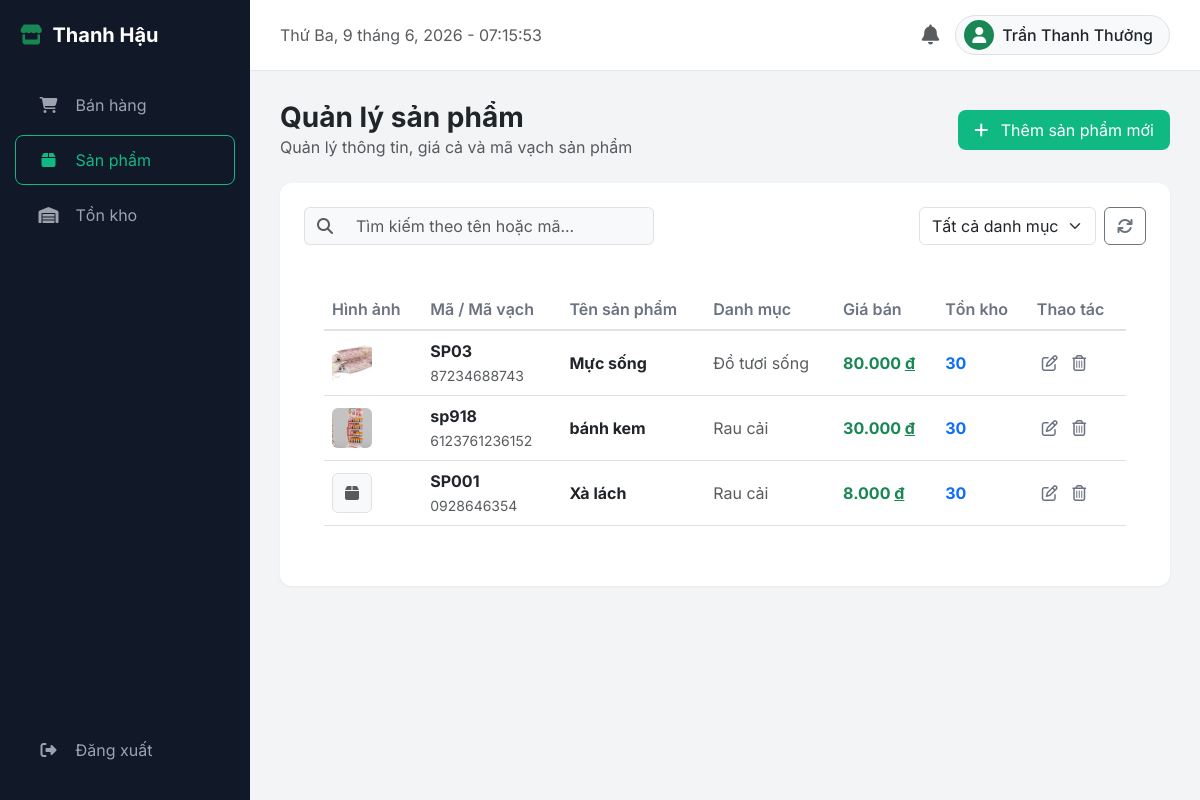
Screenshot of /products.php (signed in) with the database file from the repository.
### tables this page shows
CREATE TABLE `san_pham` (
  `id` int(11) NOT NULL,
  `id_danh_muc` int(11) NOT NULL,
  `ma_vach` varchar(50) NOT NULL,
  `ma_sku` varchar(20) NOT NULL,
  `ten_san_pham` varchar(255) NOT NULL,
  `don_vi_tinh` varchar(20) NOT NULL,
  `gia_nhap` decimal(15,2) NOT NULL,
  `gia_ban` decimal(15,2) NOT NULL,
  `ton_toi_thieu` int(11) DEFAULT 5,
  `han_su_dung` date DEFAULT NULL,
  `hinh_anh` varchar(255) DEFAULT NULL
);

CREATE TABLE `danh_muc` (
  `id` int(11) NOT NULL,
  `ma_danh_muc` varchar(20) NOT NULL,
  `ten_danh_muc` varchar(100) NOT NULL,
  `trang_thai` tinyint(4) DEFAULT 1
);

### products.php (the view, shortened to what this page needs)
<?php
include 'connect.php';
$search = $_GET['search'] ?? '';
$where_arr = [];
$where = count($where_arr) > 0 ? "WHERE " . implode(" AND ", $where_arr) : "";
$sql_select = "SELECT sp.*, dm.ten_danh_muc,
               IFNULL((SELECT SUM(so_luong) FROM ton_kho tk WHERE tk.id_san_pham = sp.id), 0) as ton_kho
               FROM san_pham sp
               LEFT JOIN danh_muc dm ON sp.id_danh_muc = dm.id
               $where ORDER BY sp.id DESC";
$result = $conn->query($sql_select);
include 'includes/header.php';
?>
<div class="d-flex justify-content-between align-items-center mb-4">
    <div>
        <h3 class="fw-bold mb-0">Quản lý sản phẩm</h3>
        <p class="text-muted mb-0">Quản lý thông tin, giá cả và mã vạch sản phẩm</p>
    </div>
    <div>
        <button class="btn btn-custom" data-bs-toggle="modal" data-bs-target="#productModal" onclick="resetForm()">
            <i class="fas fa-plus me-2"></i> Thêm sản phẩm mới
        </button>
    </div>
</div>
<div class="card p-4">
    <div class="d-flex justify-content-between align-items-center mb-4">
        <form action="" method="GET" class="d-flex gap-2 w-100 justify-content-between">
            <div class="input-group" style="width: 350px;">
                <button type="submit" class="input-group-text bg-light border-end-0"><i class="fas fa-search text-muted"></i></button>
                <input type="text" name="search" class="form-control border-start-0 bg-light" value="<?= htmlspecialchars($search) ?>" placeholder="Tìm kiếm theo tên hoặc mã...">
            </div>
            <div class="d-flex gap-2">
                <select name="category" class="form-select w-auto" onchange="this.form.submit()">
                    <option value="">Tất cả danh mục</option>
                </select>
                <a href="products.php" class="btn btn-outline-secondary"><i class="fas fa-sync"></i></a>
            </div>
        </form>
    </div>
    <div class="table-responsive">
        <table class="table table-hover">
            <thead>
                <tr>
                    <th>Hình ảnh</th>
                    <th>Mã / Mã vạch</th>
                    <th>Tên sản phẩm</th>
                    <th>Danh mục</th>
                    <th>Giá bán</th>
                    <th>Tồn kho</th>
                    <th>Thao tác</th>
                </tr>
            </thead>
            <tbody>
                <?php while ($row = $result->fetch_assoc()): ?>
                <tr>
                    <td>
                        <?php if ($row['hinh_anh'] && file_exists($row['hinh_anh'])): ?>
                            <img src="<?= $row['hinh_anh'] ?>" alt="<?= $row['ten_san_pham'] ?>" class="rounded" style="width: 40px; height: 40px; object-fit: cover;">
                        <?php else: ?>
                            <div class="bg-light rounded d-flex align-items-center justify-content-center text-muted border" style="width: 40px; height: 40px;">
                                <i class="fas fa-box"></i>
                            </div>
                        <?php endif; ?>
                    </td>
                    <td>
                        <div class="fw-bold"><?= $row['ma_sku'] ?></div>
                        <small class="text-muted"><?= $row['ma_vach'] ?></small>
                    </td>
                    <td class="fw-bold"><?= $row['ten_san_pham'] ?></td>
                    <td><span class="text-muted"><?= $row['ten_danh_muc'] ?? 'Không xác định' ?></span></td>
                    <td class="fw-bold text-success"><?= number_format($row['gia_ban'], 0, ',', '.') ?> <span class="text-decoration-underline">đ</span></td>
                    <td>
                        <?php if ($row['ton_kho'] > 0): ?>
                            <span class="fw-bold text-primary"><?= $row['ton_kho'] ?></span>
                        <?php else: ?>
                            <span class="fw-bold text-danger">0</span>
                        <?php endif; ?>
                    </td>
                    <td>
                        <button class="action-btn" onclick="editProduct(<?= $row['id'] ?>, <?= $row['id_danh_muc'] ?>, '<?= htmlspecialchars($row['ma_vach'], ENT_QUOTES) ?>', '<?= htmlspecialchars($row['ma_sku'], ENT_QUOTES) ?>', '<?= htmlspecialchars($row['ten_san_pham'], ENT_QUOTES) ?>', '<?= htmlspecialchars($row['don_vi_tinh'], ENT_QUOTES) ?>', <?= $row['gia_nhap'] ?>, <?= $row['gia_ban'] ?>, <?= $row['ton_kho'] ?>, '<?= htmlspecialchars($row['hinh_anh'] ?? '', ENT_QUOTES) ?>')">
                            <i class="far fa-edit"></i>
                        </button>
                        <a href="products.php?delete=<?= $row['id'] ?>" class="action-btn text-decoration-none" onclick="return confirm('Bạn có chắc muốn xóa sản phẩm này?');">
                            <i class="far fa-trash-alt"></i>
                        </a>
                    </td>
                </tr>
                <?php endwhile; ?>
            </tbody>
        </table>
    </div>
</div>
<?php include 'includes/footer.php'; ?>

### assets/css/style.css (style rules this page uses)
body { background-color: #f3f4f6; font-family: 'Inter', -apple-system, BlinkMacSystemFont, 'Segoe UI', Roboto, 'Helvetica Neue', Arial, sans-serif; }
.card { border: none; border-radius: 12px; box-shadow: 0 1px 3px rgba(0,0,0,0.05); }
.btn-custom { background-color: #10b981; color: white; border: none; border-radius: 8px; padding: 8px 16px; }
.table-responsive { background: white; border-radius: 12px; padding: 20px; }
.table th { font-weight: 600; color: #6b7280; border-bottom-width: 2px; }
.table td { vertical-align: middle; }
.action-btn { background: transparent; border: none; color: #6b7280; padding: 5px; transition: 0.2s; }

### rows the page displays
san_pham: hinh_anh (picture), ma_sku "SP03", ma_vach "87234688743", ten_san_pham "Mực sống", id_danh_muc.ten_danh_muc "Đồ tươi sống", gia_ban "80.000", ton_kho "30"
san_pham: hinh_anh (picture), ma_sku "sp918", ma_vach "6123761236152", ten_san_pham "bánh kem", id_danh_muc.ten_danh_muc "Rau cải", gia_ban "30.000", ton_kho "30"
san_pham: ma_sku "SP001", ma_vach "0928646354", ten_san_pham "Xà lách", id_danh_muc.ten_danh_muc "Rau cải", gia_ban "8.000", ton_kho "30"

### other values shown
$_SESSION['ho_ten'] "Trần Thanh Thưởng"
